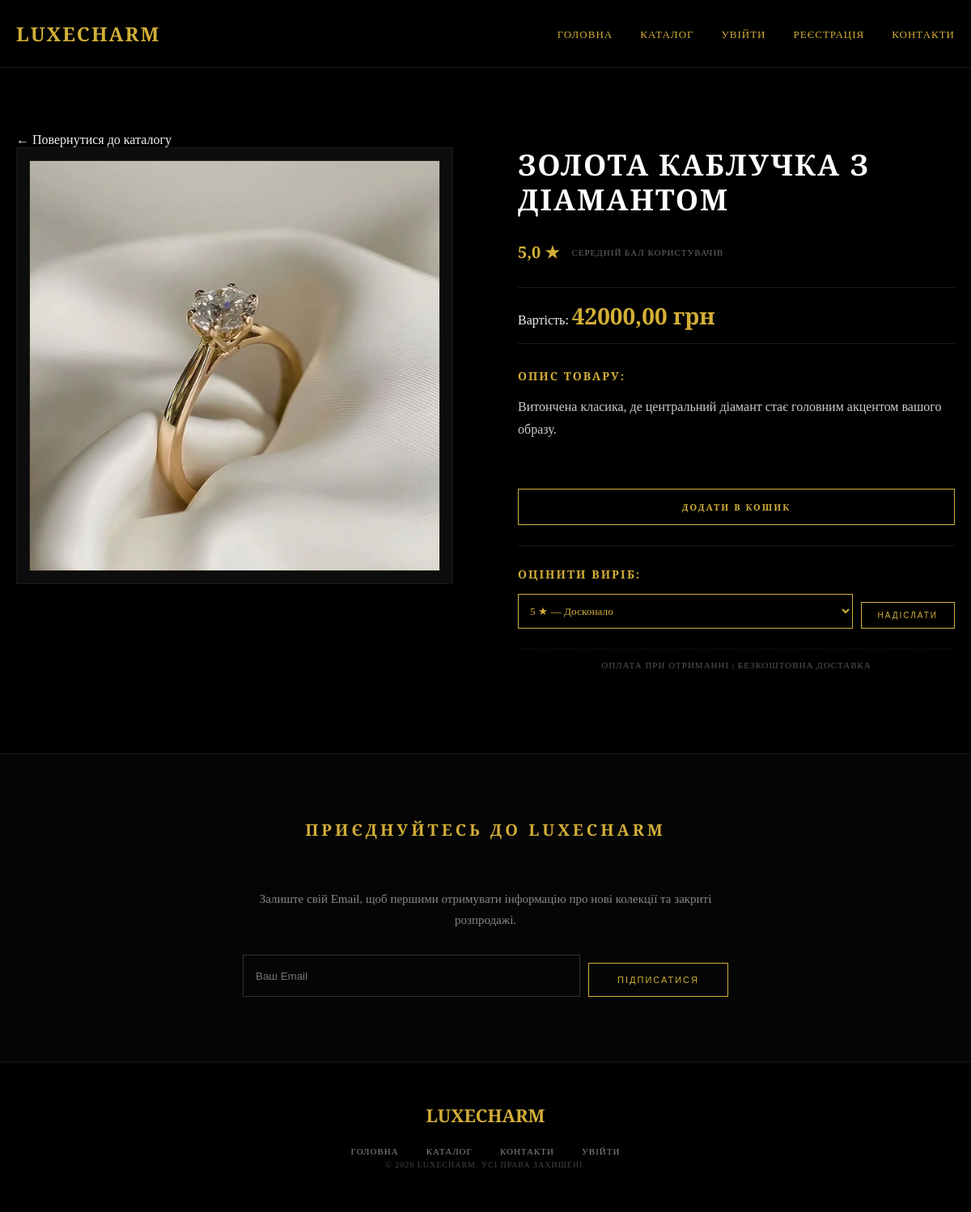
/product/1/, run on the app's committed database.
### site_django/models.py (models this page shows, shortened)
class Product(models.Model):
    name = models.CharField(max_length=100, verbose_name="Назва товару")
    description = models.TextField(null=True, blank=True, verbose_name="Опис товару")
    price = models.DecimalField(max_digits=10, decimal_places=2, verbose_name="Ціна")
    image = models.ImageField(upload_to='products/', null=True, blank=True, verbose_name="Зображення товару")
    category = models.ForeignKey(Category, on_delete=models.CASCADE, related_name='products', verbose_name="Категорія")
    is_popular = models.BooleanField(default=False, verbose_name="Популярний товар (на головну)")
    is_active = models.BooleanField(default=True, verbose_name="Активний (відображати на сайті)")
    created_at = models.DateTimeField(auto_now_add=True)
    updated_at = models.DateTimeField(auto_now=True)
    class Meta:
        verbose_name = "Товар"
        verbose_name_plural = "Товари"

### site_django/views.py (the view)
# urls.py: path('product/<int:pk>/', views.product_detail, name='product_detail'),
def product_detail(request, pk):
    product = get_object_or_404(Product, pk=pk)
    average_rating = product.reviews.aggregate(Avg('rating'))['rating__avg']
    if average_rating:
        average_rating = round(average_rating, 1)
    else:
        average_rating = 0
    return render(request, 'product_detail.html', {
        'product': product,
        'average_rating': average_rating
    })

### templates/product_detail.html (shortened to what this page needs)
{% extends 'base.html' %}
{% load static %}
{% block content %}
<section class="product-page">
    <div class="container">
        <div class="breadcrumb-nav">
            <a href="{% url 'catalog' %}" class="back-link">← Повернутися до каталогу</a>
        </div>
        <div class="product-detail-flex">
            <div class="product-detail-image">
                <div class="image-inner-frame">
                    {% if product.image %}
                        <img src="{{ product.image.url }}" alt="{{ product.name }}">
                    {% else %}
                        <div class="image-placeholder">Фото виробу очікується</div>
                    {% endif %}
                </div>
            </div>
            <div class="product-detail-info">
                <h1 class="product-main-title">{{ product.name }}</h1>
                <div class="rating-display-box">
                    <span class="stars-gold">
                        {% if average_rating > 0 %}
                            {{ average_rating }} ★
                        {% else %}
                            Немає оцінок
                        {% endif %}
                    </span>
                    <span class="rating-count">Середній бал користувачів</span>
                </div>
                <div class="price-box">
                    <span class="price-label">Вартість:</span>
                    <span class="price-amount">{{ product.price }} грн</span>
                </div>
                <div class="detail-description">
                    <h3 class="desc-title">Опис товару:</h3>
                    <div class="desc-text">
                        {% if product.description %}
                            {{ product.description|linebreaks }}
                        {% else %}
                            <p>Цей ексклюзивний ювелірний виріб виготовлений за найвищими стандартами якості LuxeCharm.</p>
                        {% endif %}
                    </div>
                </div>
                <div class="action-buttons">
                    <a href="{% url 'cart_add' product.id %}" class="luxe-btn buy-btn">Додати в кошик</a>
                    <div class="review-form-container">
                        <h3 class="desc-title">Оцінити виріб:</h3>
                        <form action="{% url 'add_review' product.id %}" method="POST" class="rating-form">
                            <div class="rating-select-wrapper">
                                <select name="rating" required class="luxe-select-input">
                                    <option value="5">5 ★ — Досконало</option>
                                </select>
                                <button type="submit" class="luxe-btn btn-small">Надіслати</button>
                            </div>
                        </form>
                    </div>
                    <p class="delivery-info">Оплата при отриманні | Безкоштовна доставка</p>
                </div>
            </div>
        </div>
    </div>
</section>
{% endblock %}

### static/css/style.css (style rules this page uses)
section { padding: 80px 0 !important; }
p { line-height: 1.7; margin-bottom: 20px; }
.luxe-btn { margin-top: 10px; }
* { box-sizing: border-box; margin: 0; padding: 0; }
html, body { height: 100%; }
body { font-family: 'Playfair Display', serif; background: #000; color: #f1f1f1; display: flex; flex-direction: column; min-height: 100vh; overflow-x: hidden; }
.container { max-width: 1200px; margin: 0 auto; padding: 0 20px; width: 100%; }
a { text-decoration: none !important; color: inherit; transition: 0.3s ease; }
.luxe-btn { display: inline-block !important; padding: 14px 35px !important; border: 1px solid #d4af37 !important; color: #d4af37 !important; text-transform: uppercase !important; font-size: 11px !important; letter-spacing: 2px !important; background: transparent !important; transition: all 0.4s ease !important; cursor: pointer !important; text-align: center; }
.product-page { padding: 40px 0 100px; }
.product-detail-flex { display: flex; gap: 80px; align-items: flex-start; }
.product-detail-image { flex: 1; position: relative; }
.image-inner-frame { border: 1px solid #1a1a1a; padding: 15px; background: #0d0d0d; }
.product-detail-image img { width: 100%; height: auto; display: block; border: 1px solid rgba(212, 175, 55, 0.1); }
.product-detail-info { flex: 1; display: flex; flex-direction: column; gap: 30px; }
.product-main-title { font-size: 36px; color: #fff; text-transform: uppercase; line-height: 1.2; letter-spacing: 2px; }
.price-box { padding: 15px 0; border-top: 1px solid #1a1a1a; border-bottom: 1px solid #1a1a1a; }
.price-amount { color: #d4af37; font-size: 28px; font-weight: bold; }
.rating-display-box { display: flex; align-items: center; gap: 15px; }
.stars-gold { color: #d4af37; font-size: 20px; font-weight: bold; }
.rating-count { color: #666; font-size: 11px; text-transform: uppercase; letter-spacing: 1px; }
.detail-description { display: flex; flex-direction: column; gap: 15px; }
.desc-title { color: #d4af37; text-transform: uppercase; font-size: 14px; letter-spacing: 2px; }
.desc-text { color: #ccc; font-size: 16px; line-height: 1.8; }
.action-buttons { display: flex; flex-direction: column; gap: 25px; }
.buy-btn { width: 100% !important; font-weight: bold; }
.review-form-container { padding-top: 25px; border-top: 1px solid #1a1a1a; display: flex; flex-direction: column; gap: 15px; }
.rating-select-wrapper { display: flex; gap: 10px; }
.luxe-select-input { background: #000; color: #d4af37; border: 1px solid #d4af37; padding: 10px; font-family: 'Playfair Display', serif; outline: none; flex: 1; }
.btn-small { padding: 10px 20px !important; font-size: 10px !important; }
.delivery-info { font-size: 11px; color: #555; text-align: center; text-transform: uppercase; letter-spacing: 1px; border-top: 1px dotted #1a1a1a; padding-top: 10px; }

### data on the page
Product: image (picture), name "ЗОЛОТА КАБЛУЧКА З ДІАМАНТОМ", price "42000,00", description "Витончена класика, де центральний діамант стає головним акцентом вашого образу."

### other printed values
{{ average_rating }} "5,0"
